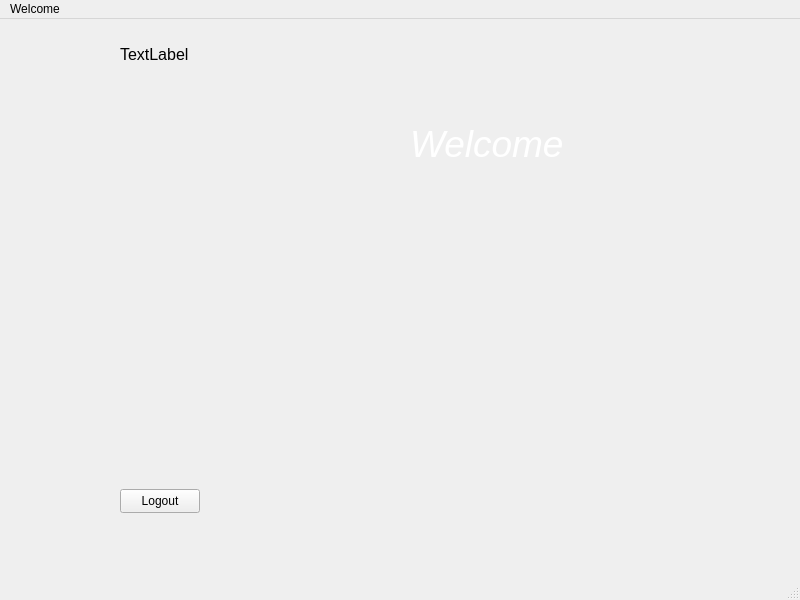
<?xml version="1.0" encoding="UTF-8"?>
<ui version="4.0">
 <class>WelcomeWindow</class>
 <widget class="QMainWindow" name="WelcomeWindow">
  <property name="geometry">
   <rect>
    <x>0</x>
    <y>0</y>
    <width>800</width>
    <height>600</height>
   </rect>
  </property>
  <property name="windowTitle">
   <string>WelcomeWindow</string>
  </property>
  <widget class="QWidget" name="centralwidget">
   <widget class="QLabel" name="label_hello">
    <property name="geometry">
     <rect>
      <x>120</x>
      <y>20</y>
      <width>351</width>
      <height>31</height>
     </rect>
    </property>
    <property name="text">
     <string>&lt;html&gt;&lt;head/&gt;&lt;body&gt;&lt;p&gt;&lt;span style=&quot; font-size:12pt;&quot;&gt;TextLabel&lt;/span&gt;&lt;/p&gt;&lt;/body&gt;&lt;/html&gt;</string>
    </property>
   </widget>
   <widget class="QLabel" name="label_welcome">
    <property name="geometry">
     <rect>
      <x>410</x>
      <y>80</y>
      <width>171</width>
      <height>91</height>
     </rect>
    </property>
    <property name="text">
     <string>&lt;html&gt;&lt;head/&gt;&lt;body&gt;&lt;p&gt;&lt;span style=&quot; font-size:28pt; font-style:italic; color:#ffffff;&quot;&gt;Welcome&lt;/span&gt;&lt;/p&gt;&lt;/body&gt;&lt;/html&gt;</string>
    </property>
   </widget>
   <widget class="QLabel" name="label_image">
    <property name="geometry">
     <rect>
      <x>120</x>
      <y>60</y>
      <width>541</width>
      <height>381</height>
     </rect>
    </property>
    <property name="text">
     <string/>
    </property>
   </widget>
   <widget class="QPushButton" name="pushButton_logout">
    <property name="geometry">
     <rect>
      <x>120</x>
      <y>470</y>
      <width>80</width>
      <height>24</height>
     </rect>
    </property>
    <property name="text">
     <string>Logout</string>
    </property>
   </widget>
   <zorder>label_hello</zorder>
   <zorder>label_image</zorder>
   <zorder>pushButton_logout</zorder>
   <zorder>label_welcome</zorder>
  </widget>
  <widget class="QMenuBar" name="menubar">
   <property name="geometry">
    <rect>
     <x>0</x>
     <y>0</y>
     <width>800</width>
     <height>21</height>
    </rect>
   </property>
   <widget class="QMenu" name="menuWelcome">
    <property name="title">
     <string>Welcome</string>
    </property>
   </widget>
   <addaction name="menuWelcome"/>
  </widget>
  <widget class="QStatusBar" name="statusbar"/>
 </widget>
 <resources/>
 <connections/>
</ui>
